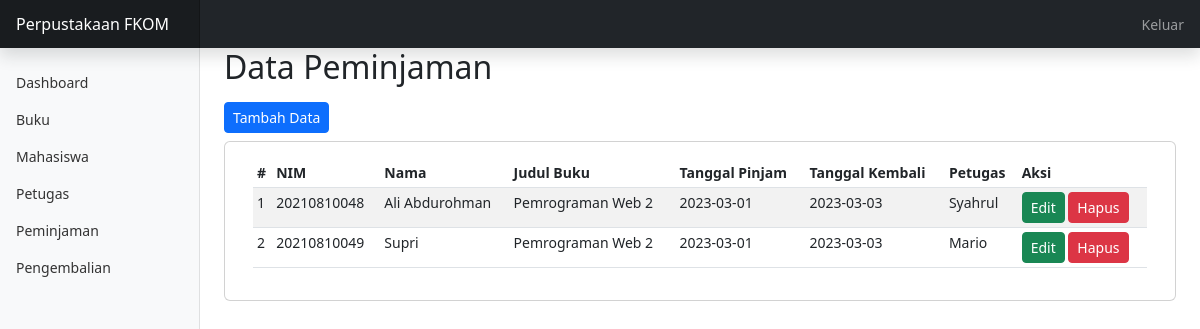
The app's page /?page=peminjaman with its own data.
### tables this page shows
CREATE TABLE `peminjaman` (
  `id_peminjaman` int(11) NOT NULL,
  `tanggal_pinjam` date NOT NULL,
  `tanggal_kembali` date NOT NULL,
  `id_buku` int(11) NOT NULL,
  `id_mahasiswa` int(11) NOT NULL,
  `id_petugas` int(11) NOT NULL
);

CREATE TABLE `mahasiswa` (
  `id_mahasiswa` int(11) NOT NULL,
  `nim_mahasiswa` char(11) NOT NULL,
  `nama_mahasiswa` varchar(50) NOT NULL,
  `jk_mahasiswa` char(1) NOT NULL,
  `prodi_mahasiswa` varchar(50) NOT NULL,
  `no_telp_mahasiswa` char(13) NOT NULL,
  `alamat_mahasiswa` varchar(100) NOT NULL
);

CREATE TABLE `buku` (
  `id_buku` int(11) NOT NULL,
  `kode_buku` char(5) NOT NULL,
  `judul_buku` varchar(50) NOT NULL,
  `penulis_buku` varchar(50) NOT NULL,
  `penerbit_buku` varchar(50) NOT NULL,
  `tahun_penerbit` int(4) NOT NULL,
  `stok` int(11) NOT NULL
);

CREATE TABLE `petugas` (
  `id_petugas` int(11) NOT NULL,
  `nama_petugas` varchar(50) NOT NULL,
  `jabatan_petugas` varchar(50) NOT NULL,
  `no_telp_petugas` char(13) NOT NULL,
  `alamat_petugas` varchar(100) NOT NULL
);

### views/peminjaman/index.php (the view)
<h2>Data Peminjaman</h2>
<a href="?page=peminjaman&aksi=tambah" class="btn btn-primary btn-sm mt-2 mb-2">Tambah Data</a>
<div class="card">
    <div class="container">
        <div class="card-body">
            <div class="table-responsive">
                <table class="table table-striped table-sm">
                    <thead>
                        <tr>
                            <th scope="col">#</th>
                            <th scope="col">NIM</th>
                            <th scope="col">Nama</th>
                            <th scope="col">Judul Buku</th>
                            <th scope="col">Tanggal Pinjam</th>
                            <th scope="col">Tanggal Kembali</th>
                            <th scope="col">Petugas</th>
                            <th scope="col">Aksi</th>
                        </tr>
                    </thead>
                    <tbody>
                    <?php
                        $no = 1;
                        $sql = $conn->query("SELECT * FROM peminjaman INNER JOIN buku ON buku.id_buku = peminjaman.id_buku INNER JOIN mahasiswa ON mahasiswa.id_mahasiswa = peminjaman.id_mahasiswa INNER JOIN petugas ON petugas.id_petugas = peminjaman.id_petugas");
                        while ($data = $sql->fetch_assoc()) {
                    ?>
                        <tr>
                            <td><?= $no++; ?></td>
                            <td><?= $data['nim_mahasiswa']; ?></td>
                            <td><?= $data['nama_mahasiswa']; ?></td>
                            <td><?= $data['judul_buku']; ?></td>
                            <td><?= $data['tanggal_pinjam']; ?></td>
                            <td><?= $data['tanggal_kembali']; ?></td>
                            <td><?= $data['nama_petugas']; ?></td>
                            <td>
                                <a href="" class="btn btn-success btn-sm">Edit</a>
                                <a href="" class="btn btn-danger btn-sm">Hapus</a>
                            </td>
                        </tr>
                    <?php } ?>
                    </tbody>
                </table>
            </div>
        </div>
    </div>
</div>

### index.php (shortened to what this page needs)
<?php require_once 'config/config.php' ?>
<!doctype html>
<html lang="en">
  <head>
    <link href="public/assets/dist/css/bootstrap.min.css" rel="stylesheet">
    <link href="public/assets/dist/css/style.css" rel="stylesheet">
  </head>
  <body>
    <header class="navbar navbar-dark sticky-top bg-dark flex-md-nowrap p-0 shadow">
      <a class="navbar-brand col-md-3 col-lg-2 me-0 px-3 fs-6" href="#">Perpustakaan FKOM</a>
      <div class="navbar-nav">
        <div class="nav-item text-nowrap">
          <a class="nav-link px-3" href="#">Keluar</a>
        </div>
      </div>
    </header>
    <div class="container-fluid">
      <div class="row">
        <nav id="sidebarMenu" class="col-md-3 col-lg-2 d-md-block bg-light sidebar collapse">
          <div class="position-sticky pt-3 sidebar-sticky">
            <ul class="nav flex-column">
              <li class="nav-item">
                <a class="nav-link" href="index.php">
                  Dashboard
                </a>
              </li>
              <li class="nav-item">
                <a class="nav-link" href="?page=buku">
                  Buku
                </a>
              </li>
              <li class="nav-item">
                <a class="nav-link" href="?page=mahasiswa">
                  Mahasiswa
                </a>
              </li>
              <li class="nav-item">
                <a class="nav-link" href="?page=petugas">
                  Petugas
                </a>
              </li>
              <li class="nav-item">
                <a class="nav-link" href="?page=peminjaman">
                  Peminjaman
                </a>
              </li>
              <li class="nav-item">
                <a class="nav-link" href="?page=pengembalian">
                  Pengembalian
                </a>
              </li>
            </ul>
          </div>
        </nav>
        <main class="col-md-9 ms-sm-auto col-lg-10 px-md-4">
          <?php
            $page = $_GET['page'];
            $aksi = $_GET['aksi'];
            if ($page == "buku") {
              if ($aksi == "") {
                include "views/buku/index.php";
              } elseif ($aksi == "tambah") {
                include "views/buku/tambah.php";
              }
            } elseif ($page == "mahasiswa") {
              if ($aksi == "") {
                include "views/mahasiswa/index.php";
              } elseif ($aksi == "tambah") {
                include "views/mahasiswa/tambah.php";
              }
            } elseif ($page == "petugas") {
              if ($aksi == "") {
                include "views/petugas/index.php";
              } elseif ($aksi == "tambah") {
                include "views/petugas/tambah.php";
              }
            } elseif ($page == "peminjaman") {
              if ($aksi == "") {
                include "views/peminjaman/index.php";
              } elseif ($aksi == "tambah") {
                include "views/peminjaman/tambah.php";
              }
            } elseif ($page == "pengembalian") {
              if ($aksi == "") {
                include "views/pengembalian/index.php";
              } elseif ($aksi == "tambah") {
                include "views/pengembalian/tambah.php";
              }
            } else {
              if ($aksi == "") {
                include "views/dashboard/index.php";
              }
            }
          ?>
        </main>
      </div>
    </div>
  </body>
</html>

### records on screen
peminjaman: id_mahasiswa.nim_mahasiswa "20210810048", id_mahasiswa.nama_mahasiswa "Ali Abdurohman", id_buku.judul_buku "Pemrograman Web 2", tanggal_pinjam "2023-03-01", tanggal_kembali "2023-03-03", id_petugas.nama_petugas "Syahrul"
peminjaman: id_mahasiswa.nim_mahasiswa "20210810049", id_mahasiswa.nama_mahasiswa "Supri", id_buku.judul_buku "Pemrograman Web 2", tanggal_pinjam "2023-03-01", tanggal_kembali "2023-03-03", id_petugas.nama_petugas "Mario"
